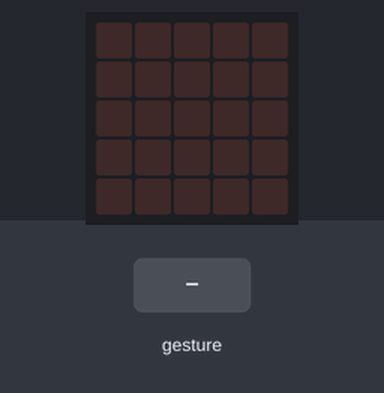
A program run on a simulated BBC micro:bit (MakeCode). On the bench: the board's 5×5 LED display. Inputs (shaded band) come from the test bench. Random numbers come from a fixed seed; a tilt is held for 1.5 s and a shake lasts 1 s, then the board lies face up again.

Above: at 1.2 s.
1.3 s: gesture 'shake'
At 2.7 s:
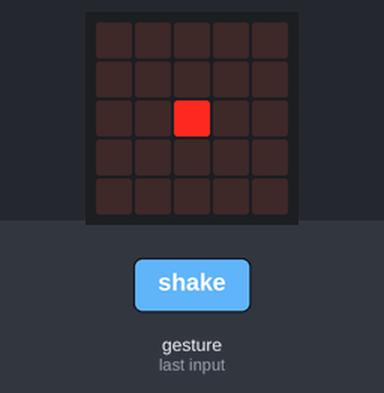
3.8 s: gesture 'shake'
At 5.3 s:
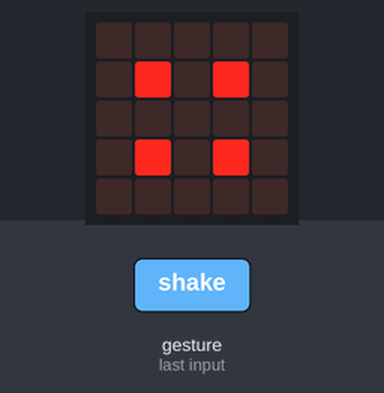
6.3 s: gesture 'shake'
At 8.0 s:
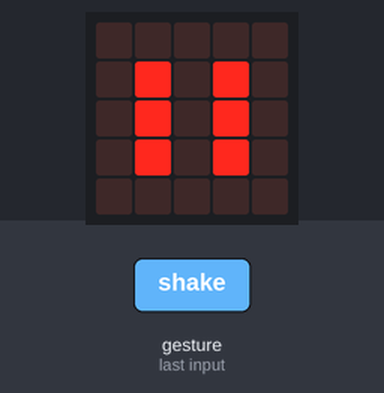
Timing chart, 0 to 9.5 s (numbered marks = the images above; inputs shaded):
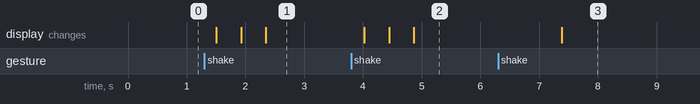

The program:

main.ts
```typescript
let kocka = 0
basic.forever(function () {
    if (input.isGesture(Gesture.Shake)) {
        kocka = randint(1, 6)
    }
    if (kocka == 1) {
        basic.showLeds(`
            . . . . .
            . . . . .
            . . # . .
            . . . . .
            . . . . .
            `)
    }
    if (kocka == 2) {
        basic.showLeds(`
            . . . . .
            . . . # .
            . . . . .
            . # . . .
            . . . . .
            `)
    }
    if (kocka == 3) {
        basic.showLeds(`
            . . . . .
            . . . # .
            . . # . .
            . # . . .
            . . . . .
            `)
    }
    if (kocka == 4) {
        basic.showLeds(`
            . . . . .
            . # . # .
            . . . . .
            . # . # .
            . . . . .
            `)
    }
    if (kocka == 5) {
        basic.showLeds(`
            . . . . .
            . # . # .
            . . # . .
            . # . # .
            . . . . .
            `)
    }
    if (kocka == 6) {
        basic.showLeds(`
            . . . . .
            . # . # .
            . # . # .
            . # . # .
            . . . . .
            `)
    }
})
```

test.ts
```typescript
// ide kerülnek a tesztek; a rendszer ezt nem kompilálja, ha a csomagot bővítményként használják.
```

Measured:
- after the input at 1.3 s, the display: first changes after 0.21 s (image 1 shows a later state)
- after the input at 3.8 s, the display: first changes after 0.23 s (image 2 shows a later state)
- after the input at 6.3 s, the display: changes after 1.1 s (image 3)
